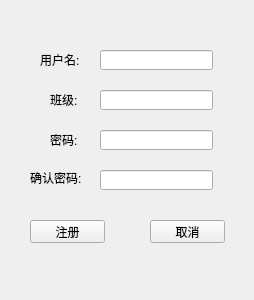
<?xml version="1.0" encoding="UTF-8"?>
<ui version="4.0">
 <class>Register</class>
 <widget class="QWidget" name="Register">
  <property name="geometry">
   <rect>
    <x>0</x>
    <y>0</y>
    <width>254</width>
    <height>300</height>
   </rect>
  </property>
  <property name="windowTitle">
   <string/>
  </property>
  <widget class="QLabel" name="label">
   <property name="geometry">
    <rect>
     <x>40</x>
     <y>50</y>
     <width>51</width>
     <height>20</height>
    </rect>
   </property>
   <property name="styleSheet">
    <string notr="true"/>
   </property>
   <property name="text">
    <string>用户名:</string>
   </property>
  </widget>
  <widget class="QLabel" name="label_2">
   <property name="geometry">
    <rect>
     <x>50</x>
     <y>130</y>
     <width>54</width>
     <height>20</height>
    </rect>
   </property>
   <property name="styleSheet">
    <string notr="true"/>
   </property>
   <property name="text">
    <string>密码:</string>
   </property>
  </widget>
  <widget class="QLabel" name="label_3">
   <property name="geometry">
    <rect>
     <x>30</x>
     <y>170</y>
     <width>61</width>
     <height>16</height>
    </rect>
   </property>
   <property name="styleSheet">
    <string notr="true"/>
   </property>
   <property name="text">
    <string>确认密码:</string>
   </property>
  </widget>
  <widget class="QLineEdit" name="lineEdit">
   <property name="geometry">
    <rect>
     <x>100</x>
     <y>50</y>
     <width>113</width>
     <height>20</height>
    </rect>
   </property>
  </widget>
  <widget class="QLineEdit" name="lineEdit_2">
   <property name="geometry">
    <rect>
     <x>100</x>
     <y>130</y>
     <width>113</width>
     <height>20</height>
    </rect>
   </property>
  </widget>
  <widget class="QLineEdit" name="lineEdit_3">
   <property name="geometry">
    <rect>
     <x>100</x>
     <y>170</y>
     <width>113</width>
     <height>20</height>
    </rect>
   </property>
  </widget>
  <widget class="QPushButton" name="pushButton_2">
   <property name="geometry">
    <rect>
     <x>150</x>
     <y>220</y>
     <width>75</width>
     <height>23</height>
    </rect>
   </property>
   <property name="styleSheet">
    <string notr="true"/>
   </property>
   <property name="text">
    <string>取消</string>
   </property>
  </widget>
  <widget class="QPushButton" name="pushButton">
   <property name="geometry">
    <rect>
     <x>30</x>
     <y>220</y>
     <width>75</width>
     <height>23</height>
    </rect>
   </property>
   <property name="styleSheet">
    <string notr="true"/>
   </property>
   <property name="text">
    <string>注册</string>
   </property>
  </widget>
  <widget class="QLabel" name="label_4">
   <property name="geometry">
    <rect>
     <x>50</x>
     <y>90</y>
     <width>54</width>
     <height>20</height>
    </rect>
   </property>
   <property name="text">
    <string>班级:</string>
   </property>
  </widget>
  <widget class="QLineEdit" name="lineEdit_4">
   <property name="geometry">
    <rect>
     <x>100</x>
     <y>90</y>
     <width>113</width>
     <height>20</height>
    </rect>
   </property>
  </widget>
  <widget class="QWidget" name="widget" native="true">
   <property name="geometry">
    <rect>
     <x>-1</x>
     <y>-1</y>
     <width>261</width>
     <height>301</height>
    </rect>
   </property>
   <property name="styleSheet">
    <string notr="true">border-image: url(:/loginback.jpg);</string>
   </property>
  </widget>
  <zorder>widget</zorder>
  <zorder>label</zorder>
  <zorder>label_2</zorder>
  <zorder>label_3</zorder>
  <zorder>lineEdit</zorder>
  <zorder>lineEdit_2</zorder>
  <zorder>lineEdit_3</zorder>
  <zorder>pushButton_2</zorder>
  <zorder>pushButton</zorder>
  <zorder>label_4</zorder>
  <zorder>lineEdit_4</zorder>
 </widget>
 <resources/>
 <connections/>
</ui>
